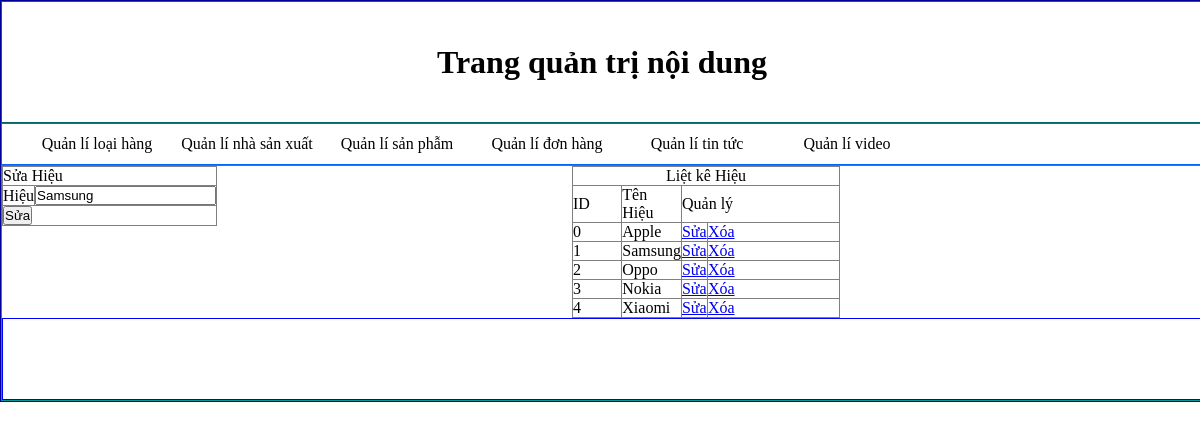
The page /admincp/index.php?quanly=hieu&ac=sua&id=4 on the database its author committed.
### tables this page shows
CREATE TABLE IF NOT EXISTS `hieu` (
  `hieu_id` int(11) NOT NULL AUTO_INCREMENT,
  `tenhieu` varchar(300) NOT NULL,
  PRIMARY KEY (`hieu_id`)
);

### admincp/modules/hieu/lietke.php (the view)
<?php
	$sql="select * from hieu order by hieu_id asc ";
	$loai=mysql_query($sql);
?>
<table width="268" height="124" border="1">
  <tr>
    <td colspan="4"><div align="center">Liệt kê Hiệu</div></td>
  </tr>
  <tr>
    <td width="60">ID</td>
    <td width="56">Tên Hiệu</td>
    <td colspan="2">Quản lý</td>
  </tr>
    <?php
   	$i=0;
  	while($dong=mysql_fetch_array($loai)){
  ?>
  <tr>
    <td><?php echo $i; ?></td>
    <td><?php echo $dong['tenhieu'] ?> </td>
    <td width="25"><a href="index.php?quanly=hieu&ac=sua&id=<?php echo $dong['hieu_id'] ?>">Sửa</a></td>
    <td width="170"><a href="modules/hieu/xuly.php?id=<?php echo $dong['hieu_id'] ?>">Xóa</a></td>
  </tr>
  <?php
  $i++;
	}
  ?>
</table>

### admincp/modules/hieu/sua.php
<?php
	$sql="select * from hieu where hieu_id=$_GET[id]";
	$hieu=mysql_query($sql);
	$dong=mysql_fetch_array($hieu);
?>
<form action="modules/hieu/xuly.php?id=<?php echo $dong['hieu_id'] ?>" method="post">
<table width="200" border="1">
  <tr>
    <td colspan="2">Sửa Hiệu</td>
  </tr>
  <tr>
    <td>Hiệu</td>
    <td>
    <input type="text" name="hieu" id="hieu" value="<?php echo $dong['tenhieu'] ?>"></td>
  </tr>
  <tr>
    <td colspan="2">
    <input type="submit" name="sua" value="Sửa">    </td>
  </tr>
</table>
</form>

### admincp/css.css (style rules this page uses)
table { border-collapse:collapse; }
* { padding:0; margin:0; }

### rows shown on the page
hieu: hieu "Samsung", tenhieu "Samsung"
hieu: tenhieu "Apple"
hieu: tenhieu "Oppo"
hieu: tenhieu "Nokia"
hieu: tenhieu "Xiaomi"
